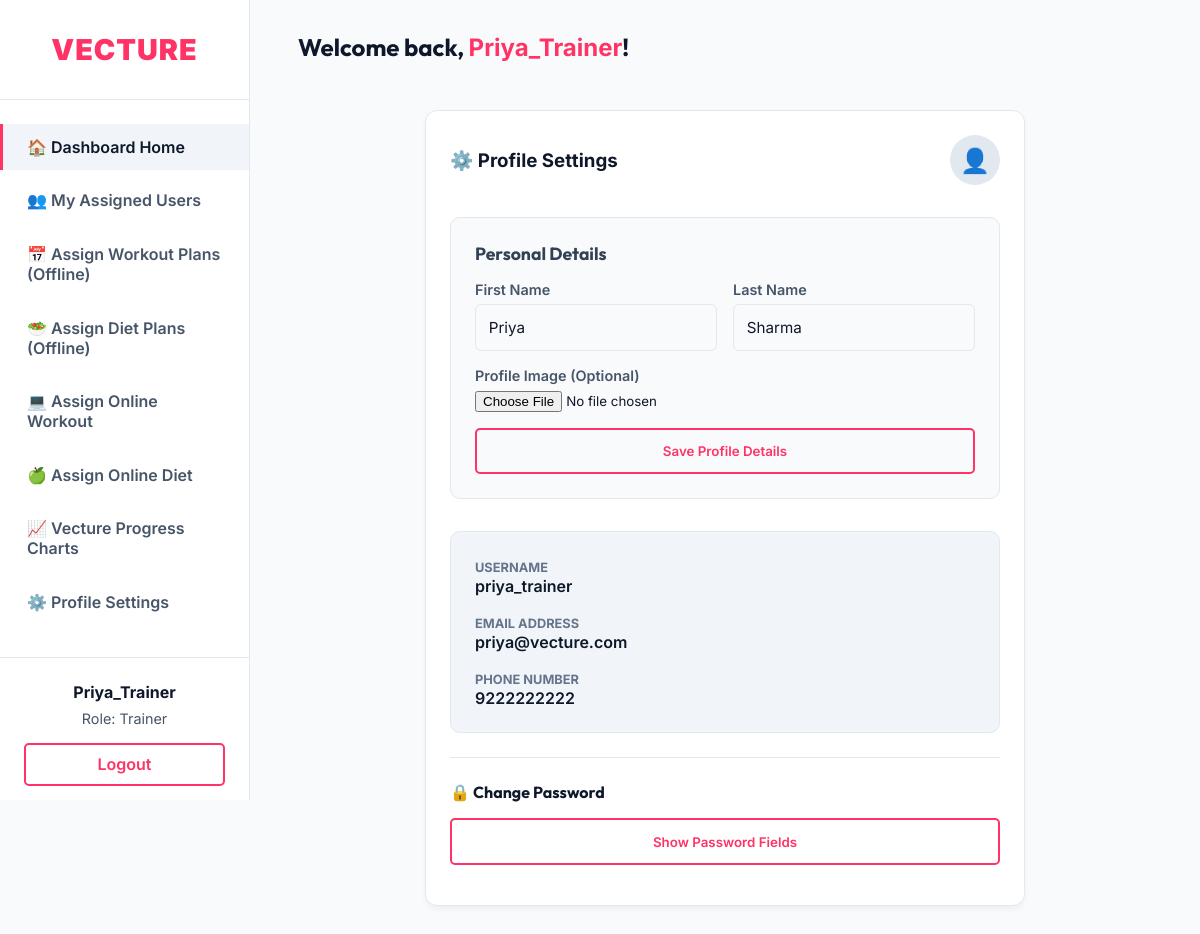
Page /dashboard/trainer/profile/ (signed in) on the committed database.
### accounts/models.py (models this page shows, shortened)
class User(AbstractUser):
    ROLE_CHOICES = (
        ('admin', 'Admin'),
        ('trainer', 'Trainer'),
        ('member', 'Member'),
    )
    MEMBER_TYPE_CHOICES = (
        ('online', 'Online'),
        ('offline', 'Offline'),
    )
    role = models.CharField(max_length=20, choices=ROLE_CHOICES, default='member')
    member_type = models.CharField(max_length=20, choices=MEMBER_TYPE_CHOICES, blank=True, null=True)
    phone_no = models.CharField(max_length=20, blank=True, null=True)

class UserProfile(models.Model):
    user = models.OneToOneField(User, on_delete=models.CASCADE, related_name='profile')
    fitness_goal = models.ForeignKey('fitness.GymGoal', on_delete=models.SET_NULL, null=True, blank=True)
    trainer = models.ForeignKey(User, on_delete=models.SET_NULL, null=True, blank=True, related_name='trainees', limit_choices_to={'role': 'trainer'})
    membership_plan = models.ForeignKey('fitness.MembershipPlan', on_delete=models.SET_NULL, null=True, blank=True)
    nutrition_plan = models.ForeignKey('fitness.NutritionPlan', on_delete=models.SET_NULL, null=True, blank=True)
    image = models.ImageField(upload_to='profile_images/', null=True, blank=True)

### dashboard/views.py (the view)
# urls.py: path('trainer/profile/', views.trainer_profile, name='trainer_profile'),
@login_required
def trainer_profile(request):
    if request.user.role != 'trainer': return redirect('core:home')
    if request.method == 'POST':
        action = request.POST.get('action')
        if action == 'update_profile':
            user_form = UserUpdateForm(request.POST, instance=request.user)
            profile_form = UserProfileUpdateForm(request.POST, request.FILES, instance=request.user.profile)
            if user_form.is_valid() and profile_form.is_valid():
                user_form.save()
                profile_form.save()
                messages.success(request, 'Your profile details were successfully updated!')
                return redirect('dashboard:trainer_profile')
            else:
                messages.error(request, 'Please correct the errors below.')
                pass_form = SetPasswordForm(request.user)
        elif action == 'update_password':
            pass_form = SetPasswordForm(request.user, request.POST)
            user_form = UserUpdateForm(instance=request.user)
            profile_form = UserProfileUpdateForm(instance=request.user.profile)
            if pass_form.is_valid():
                user = pass_form.save()
                update_session_auth_hash(request, user)
                messages.success(request, 'Your password was successfully updated!')
                return redirect('dashboard:trainer_profile')
            else:
                messages.error(request, 'Please correct the error below.')
    else:
        pass_form = SetPasswordForm(request.user)
        user_form = UserUpdateForm(instance=request.user)
        profile_form = UserProfileUpdateForm(instance=request.user.profile)
    return render(request, 'dashboard/trainer/profile/view.html', {
        'pass_form': pass_form,
        'user_form': user_form,
        'profile_form': profile_form
    })

### dashboard/forms.py
class UserUpdateForm(forms.ModelForm):
    class Meta:
        model = User
        fields = ['first_name', 'last_name']

class UserProfileUpdateForm(forms.ModelForm):
    class Meta:
        model = UserProfile
        fields = ['image']

### templates/dashboard/trainer/profile/view.html (shortened to what this page needs)
{% extends 'dashboard/base_dashboard.html' %}
{% block dashboard_content %}
<div style="max-width: 600px; margin: 0 auto;">
    <div class="card">
        <h3 style="margin-bottom: 2rem; color: var(--text-light); display: flex; align-items: center; justify-content: space-between;">
            <span>⚙️ Profile Settings</span>
            {% if user.profile.image %}
            <img src="{{ user.profile.image.url }}" alt="Profile Image" style="width: 50px; height: 50px; border-radius: 50%; object-fit: cover; border: 2px solid var(--primary);">
            {% else %}
            <div style="width: 50px; height: 50px; border-radius: 50%; background: var(--border); display: flex; align-items: center; justify-content: center; font-size: 1.5rem;">👤</div>
            {% endif %}
        </h3>
        <form method="POST" enctype="multipart/form-data" style="margin-bottom: 2rem;">
            <div style="background: #f8fafc; border-radius: 10px; padding: 1.5rem; border: 1px solid #e2e8f0; margin-bottom: 1.5rem;">
                <h4 style="margin-bottom: 1rem; color: #334155; font-size: 1.1rem;">Personal Details</h4>
                <div style="display: grid; grid-template-columns: 1fr 1fr; gap: 1rem; margin-bottom: 1rem;">
                    <div>
                        <label style="display: block; margin-bottom: 0.4rem; font-weight: 600; color: #475569; font-size: 0.9rem;">First Name</label>
                        {{ user_form.first_name }}
                    </div>
                    <div>
                        <label style="display: block; margin-bottom: 0.4rem; font-weight: 600; color: #475569; font-size: 0.9rem;">Last Name</label>
                        {{ user_form.last_name }}
                    </div>
                </div>
                <div style="margin-bottom: 1rem;">
                    <label style="display: block; margin-bottom: 0.4rem; font-weight: 600; color: #475569; font-size: 0.9rem;">Profile Image (Optional)</label>
                    {{ profile_form.image }}
                </div>
                <button type="submit" class="btn btn-outline" style="width: 100%; padding: 0.8rem;">Save Profile Details</button>
            </div>
        </form>
        <div style="background: #f1f5f9; border-radius: 10px; padding: 1.5rem; margin-bottom: 1.5rem; border: 1px solid #e2e8f0;">
            <div style="margin-bottom: 1rem;">
                <label style="font-size: 0.8rem; font-weight: 700; color: #64748b; text-transform: uppercase;">Username</label>
                <p style="font-weight: 600; color: #0f172a;">{{ user.username }}</p>
            </div>
            <div style="margin-bottom: 1rem;">
                <label style="font-size: 0.8rem; font-weight: 700; color: #64748b; text-transform: uppercase;">Email Address</label>
                <p style="font-weight: 600; color: #0f172a;">{{ user.email }}</p>
            </div>
            <div>
                <label style="font-size: 0.8rem; font-weight: 700; color: #64748b; text-transform: uppercase;">Phone Number</label>
                <p style="font-weight: 600; color: #0f172a;">{{ user.phone_no|default:"Not set" }}</p>
            </div>
        </div>
        <form method="POST">
            <div style="border-top: 1px solid var(--border); padding-top: 1.5rem;">
                <h4 style="margin-bottom: 1rem; color: var(--text-light);">🔒 Change Password</h4>
                <button type="button" class="btn btn-outline" id="togglePasswordBtn" style="width: 100%; padding: 0.85rem; margin-bottom: 1rem;">Show Password Fields</button>
            </div>
        </form>
    </div>
</div>
{% endblock %}

### templates/dashboard/base_dashboard.html (shortened to what this page needs)
<!DOCTYPE html>
<html lang="en">
<head>
</head>
<body>
    <nav class="sidebar">
        <div class="sidebar-header">
            <a href="{% url 'core:home' %}" class="brand">Vecture</a>
        </div>
        <ul class="sidebar-menu" id="sidebarMenu">
            <li><a href="{% url 'dashboard:dashboard_home' %}" class="active">🏠 Dashboard Home</a></li>
            {% if user.role == 'admin' or user.is_superuser %}
                <li><a href="{% url 'dashboard:admin_users' %}">👥 Manage Users</a></li>
                <li><a href="{% url 'dashboard:admin_trainers' %}">🏋️ Manage Trainers</a></li>
                <li><a href="{% url 'dashboard:admin_products' %}">🛒 Manage Products</a></li>
                <li><a href="{% url 'dashboard:admin_plans' %}">📋 Manage Plans & Goals</a></li>
                <li><a href="{% url 'dashboard:admin_payments' %}">💳 Fees & Payments</a></li>
                <li><a href="{% url 'dashboard:admin_messages' %}">✉️ Contact Messages</a></li>
            {% elif user.role == 'trainer' %}
                <li><a href="{% url 'dashboard:trainer_view_users' %}">👥 My Assigned Users</a></li>
                <li><a href="{% url 'dashboard:trainer_assign_workout' %}">📅 Assign Workout Plans (Offline)</a></li>
                <li><a href="{% url 'dashboard:trainer_assign_diet' %}">🥗 Assign Diet Plans (Offline)</a></li>
                <li><a href="{% url 'dashboard:trainer_assign_online_workout' %}">💻 Assign Online Workout</a></li>
                <li><a href="{% url 'dashboard:trainer_assign_online_diet' %}">🍏 Assign Online Diet</a></li>
                <li><a href="{% url 'dashboard:trainer_dashboard' %}">📈 Vecture Progress Charts</a></li>
            {% endif %}
            {% if user.role == 'admin' or user.is_superuser %}
                <li><a href="{% url 'dashboard:admin_profile' %}">⚙️ Profile Settings</a></li>
            {% elif user.role == 'trainer' %}
                <li><a href="{% url 'dashboard:trainer_profile' %}">⚙️ Profile Settings</a></li>
            {% elif user.role == 'member' %}
                <li><a href="{% url 'dashboard:member_profile' %}">⚙️ Profile Settings</a></li>
            {% endif %}
        </ul>
        <div class="user-info" id="sidebarUserInfo">
            <p style="font-weight: bold; margin-bottom: 0.5rem;">{{ user.username|title }}</p>
            <p style="color: var(--text-muted); font-size: 0.9rem; margin-bottom: 1rem;">Role: {{ user.get_role_display }}</p>
            <a href="{% url 'accounts:logout' %}" class="btn btn-outline" style="width: 100%; display:block; text-align:center;">Logout</a>
        </div>
    </nav>
    <main class="main-content">
        <div class="topbar">
            <h2>Welcome back, <span style="color: var(--primary);">{{ user.username|title }}</span>!</h2>
        </div>
        {% block dashboard_content %}{% endblock %}
    </main>
</body>
</html>

### templates/dashboard/base_dashboard.html (style rules this page uses)
:root { --primary: #FF3366; --primary-dark: #cc0033; --bg-dark: #f8fafc; --bg-card: #ffffff; --bg-hover: #f1f5f9; --text-light: #0f172a; --text-muted: #475569; --border: #e2e8f0; --sidebar-width: 250px; }
* { margin: 0; padding: 0; box-sizing: border-box; font-family: 'Inter', sans-serif; }
body { background-color: var(--bg-dark); color: var(--text-light); display: flex; min-height: 100vh; }
h1, h2, h3, h4 { font-family: 'Outfit', sans-serif; }
.sidebar { width: var(--sidebar-width); background-color: var(--bg-card); border-right: 1px solid var(--border); display: flex; flex-direction: column; position: fixed; height: 100vh; overflow-y: auto; z-index: 100; }
.sidebar-header { padding: 2rem 1.5rem; text-align: center; border-bottom: 1px solid var(--border); }
.sidebar-header .brand { font-size: 1.8rem; color: var(--primary); text-decoration: none; font-weight: 900; letter-spacing: 1px; text-transform: uppercase; }
.sidebar-menu { list-style: none; flex-grow: 1; padding: 1.5rem 0; }
.sidebar-menu li { margin-bottom: 0.5rem; }
.sidebar-menu a { display: block; padding: 0.8rem 1.5rem; color: var(--text-muted); text-decoration: none; font-weight: 600; transition: all 0.3s; border-left: 3px solid transparent; }
.sidebar-menu a:hover, .sidebar-menu a.active { color: var(--text-light); background-color: var(--bg-hover); border-left-color: var(--primary); }
.user-info { padding: 1.5rem; border-top: 1px solid var(--border); text-align: center; }
.main-content { flex-grow: 1; margin-left: var(--sidebar-width); padding: 2rem 3rem; overflow-y: auto; width: 100%; }
.topbar { display: flex; justify-content: space-between; align-items: center; margin-bottom: 3rem; }
.card { background: var(--bg-card); border-radius: 12px; padding: 1.5rem; border: 1px solid var(--border); box-shadow: 0 4px 6px -1px rgba(0, 0, 0, 0.05); margin-bottom: 1.5rem; }
.btn { background: linear-gradient(135deg, var(--primary), var(--primary-dark)); color: white; padding: 0.6rem 1.2rem; border-radius: 5px; text-decoration: none; font-weight: 600; border: none; cursor: pointer; transition: transform 0.3s, box-shadow 0.3s; display: inline-flex; align-items: center; justify-content: center; }
.btn-outline { background: transparent; border: 2px solid var(--primary); color: var(--primary); }
input[type="text"], input[type="email"], input[type="password"], input[type="number"], input[type="date"], select, textarea, input[type="url"], input[type="tel"] { width: 100%; padding: 0.8rem; background: var(--bg-dark); color: var(--text-light); border: 1px solid var(--border); border-radius: 6px; font-size: 0.95rem; transition: border-color 0.3s, box-shadow 0.3s; }

### rows in the picture
User: username "Priya_Trainer", role "Trainer", first_name "Priya", last_name "Sharma", username "priya_trainer", email "priya@vecture.com", phone_no "9222222222"
